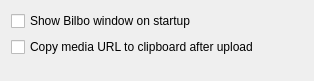
<ui version="4.0" >
 <class>SettingsBase</class>
 <widget class="QWidget" name="SettingsBase" >
  <property name="geometry" >
   <rect>
    <x>0</x>
    <y>0</y>
    <width>314</width>
    <height>81</height>
   </rect>
  </property>
  <layout class="QGridLayout" name="gridLayout" >
   <item row="0" column="0" colspan="2" >
    <widget class="QCheckBox" name="kcfg_showMainOnStart" >
     <property name="text" >
      <string>Show Bilbo window on startup</string>
     </property>
    </widget>
   </item>
   <item row="1" column="0" colspan="2" >
    <widget class="QCheckBox" name="kcfg_CopyMediaUrl" >
     <property name="text" >
      <string>Copy media URL to clipboard after upload</string>
     </property>
    </widget>
   </item>
   <item row="2" column="0" colspan="2" >
    <spacer name="verticalSpacer" >
     <property name="orientation" >
      <enum>Qt::Vertical</enum>
     </property>
     <property name="sizeHint" stdset="0" >
      <size>
       <width>20</width>
       <height>40</height>
      </size>
     </property>
    </spacer>
   </item>
  </layout>
 </widget>
 <layoutdefault spacing="6" margin="11" />
 <pixmapfunction>qPixmapFromMimeSource</pixmapfunction>
 <includes>
  <include location="local" >kcolorbutton.h</include>
 </includes>
 <resources/>
 <connections/>
</ui>
